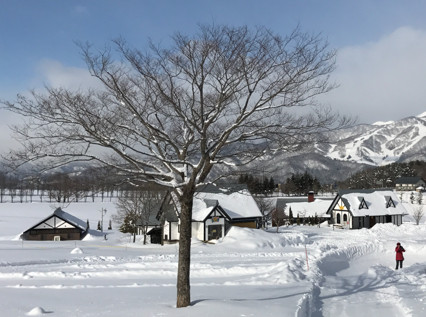
#> input picture mybook/opencv_king_book/ch21/snow.jpg, 426 x 317 px
$ python ch21_8.py
#> lines starting #> are read from the running program, lines starting #| are printed output that depends on the picture
# ch21_8.py
import cv2
import numpy as np
from matplotlib import pyplot as plt
plt.rcParams["font.family"] = ["Microsoft JhengHei"]

src = cv2.imread('snow.jpg',cv2.IMREAD_GRAYSCALE)
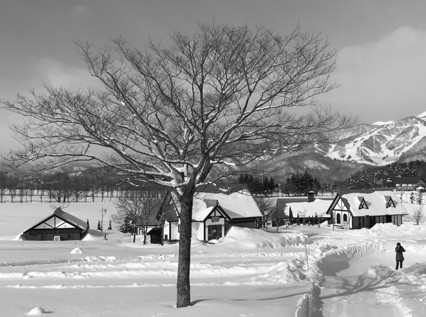
#> src: shape (317, 426); min 0, max 255, mean 147.4
# 傅立葉變換
f = np.fft.fft2(src)                    # 轉成頻率域
fshift = np.fft.fftshift(f)             # 0 頻率分量移至中心
# 高通濾波器
rows, cols = src.shape                  # 取得影像外形
#> rows = 317; cols = 426
row, col = rows // 2, cols // 2         # rows, cols的中心
#> row = 158; col = 213
fshift[row-30:row+30,col-30:col+30] = 0 # 設定區塊為低頻率分量是0
# 逆傅立葉變換
ifshift = np.fft.ifftshift(fshift)      # 0 頻率分量移回左上角
src_tmp = np.fft.ifft2(ifshift)         # 逆傅立葉
src_back = np.abs(src_tmp)              # 取絕對值
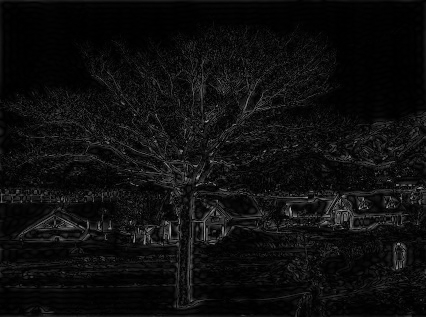
#> src_back: shape (317, 426) float64; min 0.00578, max 174.4, mean 14.5

plt.subplot(131)                        # 繪製左邊原圖
plt.imshow(src,cmap='gray')             # 灰階顯示
plt.title('原始影像')
plt.axis('off')                         # 不顯示座標軸
plt.subplot(132)                        # 繪製中間圖
plt.imshow(src_back,cmap='gray')        # 灰階顯示
plt.title('高通濾波灰階影像')
plt.axis('off')                         # 不顯示座標軸
plt.subplot(133)                        # 繪製右邊圖
plt.title('高通濾波影像')
plt.imshow(src_back)                    # 顯示影像
plt.axis('off')                         # 不顯示座標軸
plt.show()
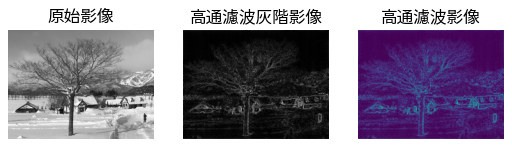
#> figure drawn by matplotlib, 3 panels
